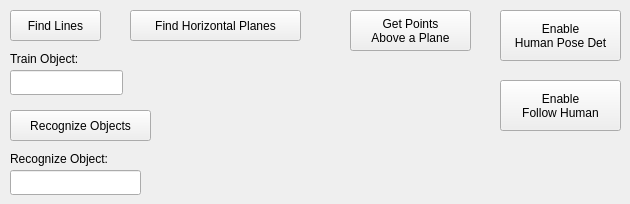
    <widget class="QWidget" name="tab">
     <attribute name="title">
      <string>Vision</string>
     </attribute>
     <widget class="QPushButton" name="visBtnFindLines">
      <property name="geometry">
       <rect>
        <x>10</x>
        <y>10</y>
        <width>91</width>
        <height>31</height>
       </rect>
      </property>
      <property name="text">
       <string>Find Lines</string>
      </property>
     </widget>
     <widget class="QLineEdit" name="visTxtTrainObject">
      <property name="geometry">
       <rect>
        <x>10</x>
        <y>70</y>
        <width>113</width>
        <height>25</height>
       </rect>
      </property>
     </widget>
     <widget class="QLabel" name="label_5">
      <property name="geometry">
       <rect>
        <x>10</x>
        <y>50</y>
        <width>101</width>
        <height>17</height>
       </rect>
      </property>
      <property name="text">
       <string>Train Object:</string>
      </property>
     </widget>
     <widget class="QPushButton" name="visBtnRecogObjects">
      <property name="geometry">
       <rect>
        <x>10</x>
        <y>110</y>
        <width>141</width>
        <height>31</height>
       </rect>
      </property>
      <property name="text">
       <string>Recognize Objects</string>
      </property>
     </widget>
     <widget class="QLabel" name="label_13">
      <property name="geometry">
       <rect>
        <x>10</x>
        <y>150</y>
        <width>131</width>
        <height>17</height>
       </rect>
      </property>
      <property name="text">
       <string>Recognize Object:</string>
      </property>
     </widget>
     <widget class="QLineEdit" name="visTxtRecognizeObject">
      <property name="geometry">
       <rect>
        <x>10</x>
        <y>170</y>
        <width>131</width>
        <height>25</height>
       </rect>
      </property>
     </widget>
     <widget class="QPushButton" name="visBtnFindHoriPlanes">
      <property name="geometry">
       <rect>
        <x>130</x>
        <y>10</y>
        <width>171</width>
        <height>31</height>
       </rect>
      </property>
      <property name="text">
       <string>Find Horizontal Planes</string>
      </property>
     </widget>
     <widget class="QPushButton" name="visBtnPointsAbovePlane">
      <property name="geometry">
       <rect>
        <x>350</x>
        <y>10</y>
        <width>121</width>
        <height>41</height>
       </rect>
      </property>
      <property name="text">
       <string>Get Points
Above a Plane</string>
      </property>
     </widget>
     <widget class="QPushButton" name="visBtnEnableHumanPose">
      <property name="geometry">
       <rect>
        <x>500</x>
        <y>10</y>
        <width>121</width>
        <height>51</height>
       </rect>
      </property>
      <property name="text">
       <string>Enable
Human Pose Det</string>
      </property>
     </widget>
     <widget class="QPushButton" name="hriBtnEnableFollowHuman">
      <property name="geometry">
       <rect>
        <x>500</x>
        <y>80</y>
        <width>121</width>
        <height>51</height>
       </rect>
      </property>
      <property name="text">
       <string>Enable
Follow Human</string>
      </property>
     </widget>
    </widget>
